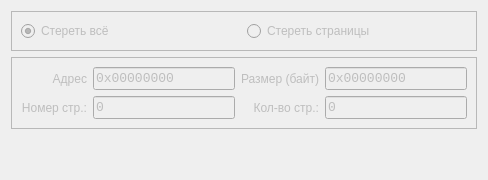
      <widget class="QWidget" name="tab_erase">
       <property name="enabled">
        <bool>false</bool>
       </property>
       <property name="maximumSize">
        <size>
         <width>16777215</width>
         <height>480</height>
        </size>
       </property>
       <attribute name="title">
        <string notr="true">Стирание</string>
       </attribute>
       <layout class="QVBoxLayout" name="verticalLayout_6">
        <item>
         <widget class="QFrame" name="terase_frm_erase">
          <property name="maximumSize">
           <size>
            <width>16777215</width>
            <height>56</height>
           </size>
          </property>
          <property name="frameShape">
           <enum>QFrame::StyledPanel</enum>
          </property>
          <property name="frameShadow">
           <enum>QFrame::Raised</enum>
          </property>
          <layout class="QHBoxLayout" name="horizontalLayout_7">
           <item>
            <widget class="QRadioButton" name="terase_rbtn_erall">
             <property name="maximumSize">
              <size>
               <width>16777215</width>
               <height>40</height>
              </size>
             </property>
             <property name="text">
              <string notr="true">Стереть всё</string>
             </property>
             <property name="checked">
              <bool>true</bool>
             </property>
            </widget>
           </item>
           <item>
            <widget class="QRadioButton" name="terase_rbtn_erpages">
             <property name="maximumSize">
              <size>
               <width>16777215</width>
               <height>40</height>
              </size>
             </property>
             <property name="text">
              <string notr="true">Стереть страницы</string>
             </property>
            </widget>
           </item>
          </layout>
         </widget>
        </item>
        <item>
         <widget class="QFrame" name="terase_frm_addr">
          <property name="enabled">
           <bool>false</bool>
          </property>
          <property name="frameShape">
           <enum>QFrame::StyledPanel</enum>
          </property>
          <property name="frameShadow">
           <enum>QFrame::Raised</enum>
          </property>
          <layout class="QHBoxLayout" name="horizontalLayout">
           <item>
            <layout class="QFormLayout" name="terase_form_firstpage">
             <property name="labelAlignment">
              <set>Qt::AlignRight|Qt::AlignTrailing|Qt::AlignVCenter</set>
             </property>
             <item row="0" column="0">
              <widget class="QLabel" name="terase_lab_addr">
               <property name="text">
                <string notr="true">Адрес</string>
               </property>
               <property name="alignment">
                <set>Qt::AlignRight|Qt::AlignTrailing|Qt::AlignVCenter</set>
               </property>
              </widget>
             </item>
             <item row="0" column="1">
              <widget class="QLineEdit" name="terase_ledit_addr">
               <property name="minimumSize">
                <size>
                 <width>100</width>
                 <height>0</height>
                </size>
               </property>
               <property name="maximumSize">
                <size>
                 <width>170</width>
                 <height>40</height>
                </size>
               </property>
               <property name="font">
                <font>
                 <family>Consolas</family>
                 <pointsize>10</pointsize>
                </font>
               </property>
               <property name="text">
                <string notr="true">0x00000000</string>
               </property>
               <property name="readOnly">
                <bool>false</bool>
               </property>
              </widget>
             </item>
             <item row="1" column="0">
              <widget class="QLabel" name="terase_lab_page">
               <property name="text">
                <string notr="true">Номер стр.:</string>
               </property>
               <property name="alignment">
                <set>Qt::AlignRight|Qt::AlignTrailing|Qt::AlignVCenter</set>
               </property>
              </widget>
             </item>
             <item row="1" column="1">
              <widget class="QLineEdit" name="terase_ledit_page">
               <property name="minimumSize">
                <size>
                 <width>100</width>
                 <height>0</height>
                </size>
               </property>
               <property name="maximumSize">
                <size>
                 <width>170</width>
                 <height>40</height>
                </size>
               </property>
               <property name="font">
                <font>
                 <family>Consolas</family>
                 <pointsize>10</pointsize>
                </font>
               </property>
               <property name="text">
                <string notr="true">0</string>
               </property>
               <property name="readOnly">
                <bool>false</bool>
               </property>
              </widget>
             </item>
            </layout>
           </item>
           <item>
            <layout class="QFormLayout" name="terase_form_lastpage">
             <property name="labelAlignment">
              <set>Qt::AlignRight|Qt::AlignTrailing|Qt::AlignVCenter</set>
             </property>
             <item row="0" column="0">
              <widget class="QLabel" name="terase_lab_size">
               <property name="text">
                <string notr="true">Размер (байт)</string>
               </property>
               <property name="alignment">
                <set>Qt::AlignRight|Qt::AlignTrailing|Qt::AlignVCenter</set>
               </property>
              </widget>
             </item>
             <item row="0" column="1">
              <widget class="QLineEdit" name="terase_ledit_size">
               <property name="minimumSize">
                <size>
                 <width>100</width>
                 <height>0</height>
                </size>
               </property>
               <property name="maximumSize">
                <size>
                 <width>170</width>
                 <height>40</height>
                </size>
               </property>
               <property name="font">
                <font>
                 <family>Consolas</family>
                 <pointsize>10</pointsize>
                </font>
               </property>
               <property name="text">
                <string notr="true">0x00000000</string>
               </property>
               <property name="readOnly">
                <bool>false</bool>
               </property>
              </widget>
             </item>
             <item row="1" column="0">
              <widget class="QLabel" name="terase_lab_pages">
               <property name="text">
                <string notr="true">Кол-во стр.:</string>
               </property>
               <property name="alignment">
                <set>Qt::AlignRight|Qt::AlignTrailing|Qt::AlignVCenter</set>
               </property>
              </widget>
             </item>
             <item row="1" column="1">
              <widget class="QLineEdit" name="terase_ledit_pages">
               <property name="minimumSize">
                <size>
                 <width>100</width>
                 <height>0</height>
                </size>
               </property>
               <property name="maximumSize">
                <size>
                 <width>170</width>
                 <height>40</height>
                </size>
               </property>
               <property name="font">
                <font>
                 <family>Consolas</family>
                 <pointsize>10</pointsize>
                </font>
               </property>
               <property name="text">
                <string notr="true">0</string>
               </property>
               <property name="readOnly">
                <bool>false</bool>
               </property>
              </widget>
             </item>
            </layout>
           </item>
          </layout>
         </widget>
        </item>
        <item>
         <spacer name="terase_vspacer">
          <property name="orientation">
           <enum>Qt::Vertical</enum>
          </property>
          <property name="sizeHint" stdset="0">
           <size>
            <width>20</width>
            <height>40</height>
           </size>
          </property>
         </spacer>
        </item>
       </layout>
      </widget>
